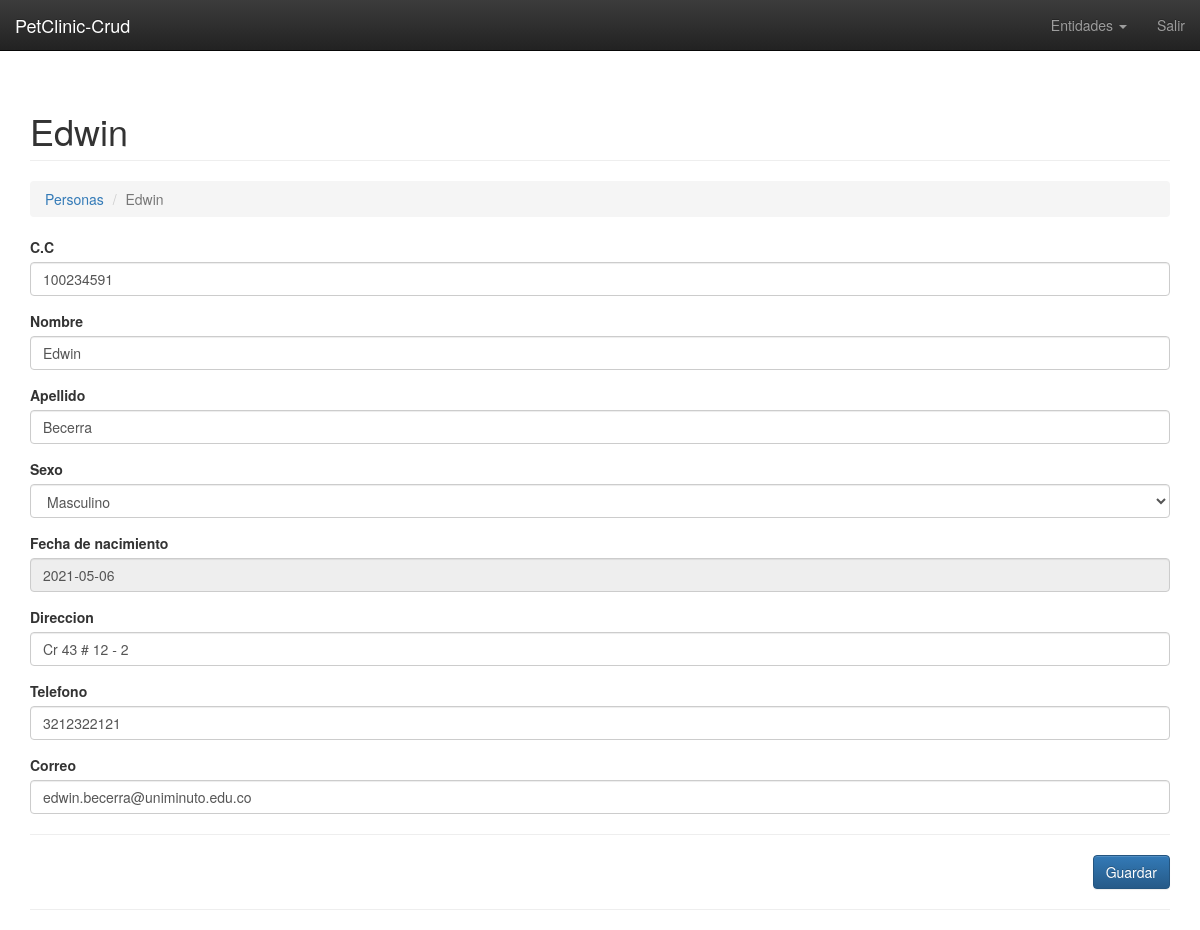
The app's page /persona.php?c=Persona&a=Crud&id_persona=1 (signed in) with its own data.
### tables this page shows
CREATE TABLE `personas` (
  `id_persona` int(11) NOT NULL AUTO_INCREMENT,
  `cc` varchar(25) DEFAULT NULL,
  `nombre` varchar(50) DEFAULT NULL,
  `apellido` varchar(50) DEFAULT NULL,
  `sexo` tinyint(4) DEFAULT NULL,
  `fechaNacimiento` varchar(20) DEFAULT NULL,
  `direccion` varchar(45) DEFAULT NULL,
  `telefono` varchar(45) DEFAULT NULL,
  `email` varchar(45) DEFAULT NULL,
  `fechaRegistro` varchar(20) DEFAULT NULL,
  PRIMARY KEY (`id_persona`)
);

### controller/persona.controller.php (called while the page is built, shortened)
<?php
require_once 'model/persona.php';
class PersonaController{
    private $model;
    public function __CONSTRUCT(){
        $this->model = new Persona();
    }
    public function Crud(){
        $var = new Persona();
        if(isset($_REQUEST['id_persona'])){
            $var = $this->model->Obtener($_REQUEST['id_persona']);
        }
        require_once 'view/persona/persona-editar.php';
        require_once 'view/footer.php';
    }
}

### model/database.php (called while the page is built)
<?php
class Database
{
    public static function StartUp()
    {
        $pdo = new PDO('mysql:host=localhost;dbname=petclinic;charset=utf8', 'root', '');
        $pdo->setAttribute(PDO::ATTR_ERRMODE, PDO::ERRMODE_EXCEPTION);
        return $pdo;
    }
}

### model/persona.php (called while the page is built, shortened)
<?php
class Persona
{
	private $pdo;
	public function __CONSTRUCT()
	{
		try
		{
			$this->pdo = Database::StartUp();
		}
		catch(Exception $e)
		{
			die($e->getMessage());
		}
	}
	public function Obtener($id_persona)
	{
		try
		{
			$stm = $this->pdo->prepare("SELECT * FROM personas WHERE id_persona = ?");
			$stm->execute(array($id_persona));
			return $stm->fetch(PDO::FETCH_OBJ);
		}
		catch(Exception $e)
		{
			die($e->getMessage());
		}
	}
}

### view/persona/persona-editar.php (the view, shortened to what this page needs)
<h1 class="page-header">
    <?php echo $var->id_persona != null ? $var->nombre : 'Nueva Persona'; ?>
</h1>
<ol class="breadcrumb">
  <li><a href="?c=Persona">Personas</a></li>
  <li class="active"><?php echo $var->id_persona != null ? $var->nombre : 'Nueva Persona'; ?></li>
</ol>
<form id="frm-persona" action="?c=Persona&a=Guardar" method="post" enctype="multipart/form-data">
    <div class="form-group">
        <label>C.C</label>
        <input type="text" name="cc" value="<?php echo $var->cc; ?>" class="form-control" placeholder="Ingrese su cc" data-validacion-tipo="requerido|min:8" />
    </div>
    <div class="form-group">
        <label>Nombre</label>
        <input type="text" name="Nombre" value="<?php echo $var->nombre; ?>" class="form-control" placeholder="Ingrese su nombre" data-validacion-tipo="requerido|min:3" />
    </div>
    <div class="form-group">
        <label>Apellido</label>
        <input type="text" name="Apellido" value="<?php echo $var->apellido; ?>" class="form-control" placeholder="Ingrese su apellido" data-validacion-tipo="requerido|min:3" />
    </div>
    <div class="form-group">
        <label>Sexo</label>
        <select name="Sexo" class="form-control">
            <option <?php echo $var->sexo == 1 ? 'selected' : ''; ?> value="1">Masculino</option>
        </select>
    </div>
    <div class="form-group">
        <label>Fecha de nacimiento</label>
        <input readonly type="text" name="FechaNacimiento" value="<?php echo $var->fechaNacimiento; ?>" class="form-control datepicker" placeholder="Ingrese su fecha de nacimiento" data-validacion-tipo="requerido" />
    </div>
    <div class="form-group">
        <label>Direccion</label>
        <input type="text" name="Direccion" value="<?php echo $var->direccion; ?>" class="form-control" placeholder="Ingrese su direccion" data-validacion-tipo="requerido|min:3" />
    </div>
    <div class="form-group">
        <label>Telefono</label>
        <input type="text" name="Telefono" value="<?php echo $var->telefono; ?>" class="form-control" placeholder="Ingrese su telefono" data-validacion-tipo="requerido|min:8" />
    </div>
    <div class="form-group">
        <label>Correo</label>
        <input type="text" name="Correo" value="<?php echo $var->email; ?>" class="form-control" placeholder="Ingrese su correo electrónico" data-validacion-tipo="requerido|email" />
    </div>
    <hr />
    <div class="text-right">
        <button class="btn btn-primary">Guardar</button>
    </div>
</form>

### records on screen
personas: nombre "Edwin", cc "100234591", Nombre "Edwin", Apellido "Becerra", Sexo "Masculino", FechaNacimiento "2021-05-06", Direccion "Cr 43 # 12 - 2", Telefono "3212322121", Correo "edwin.becerra@uniminuto.edu.co"
